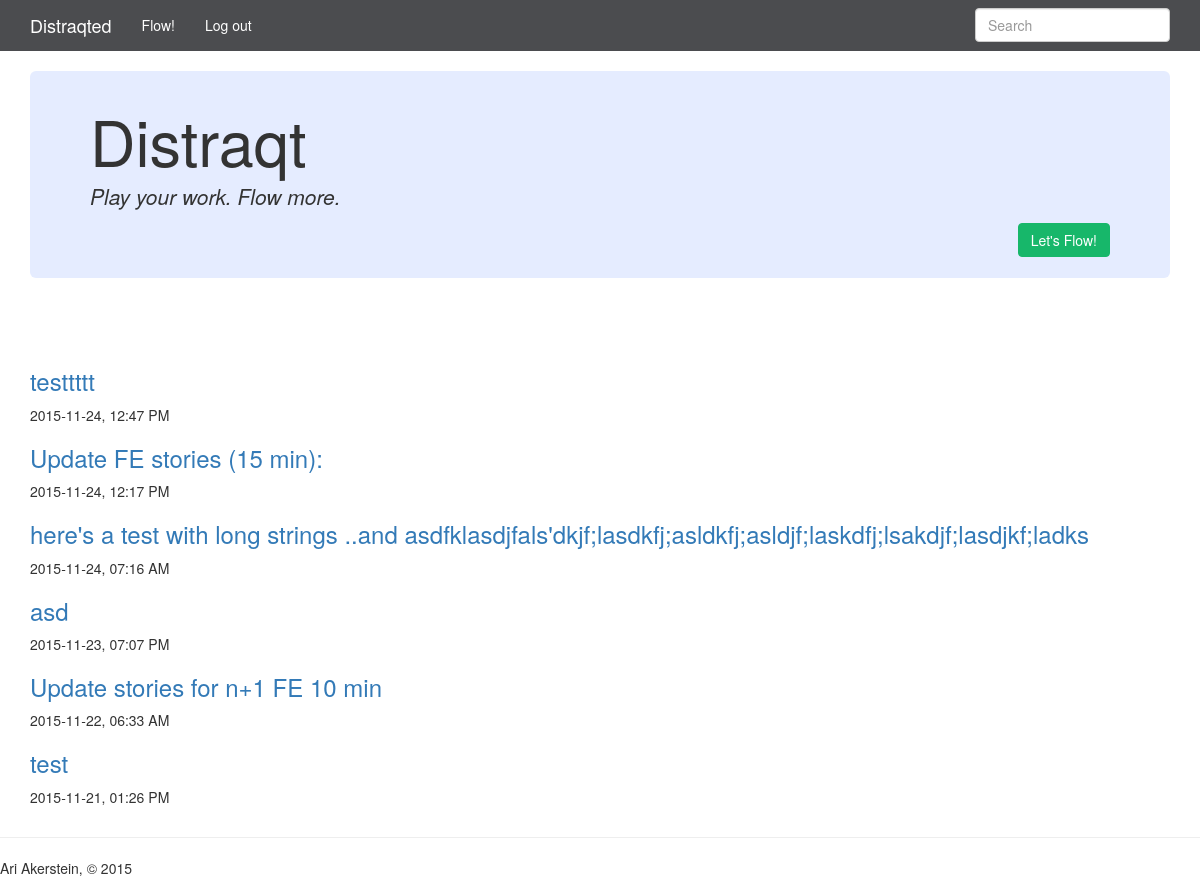
The page /drafts/ (signed in) on the database as committed earlier.
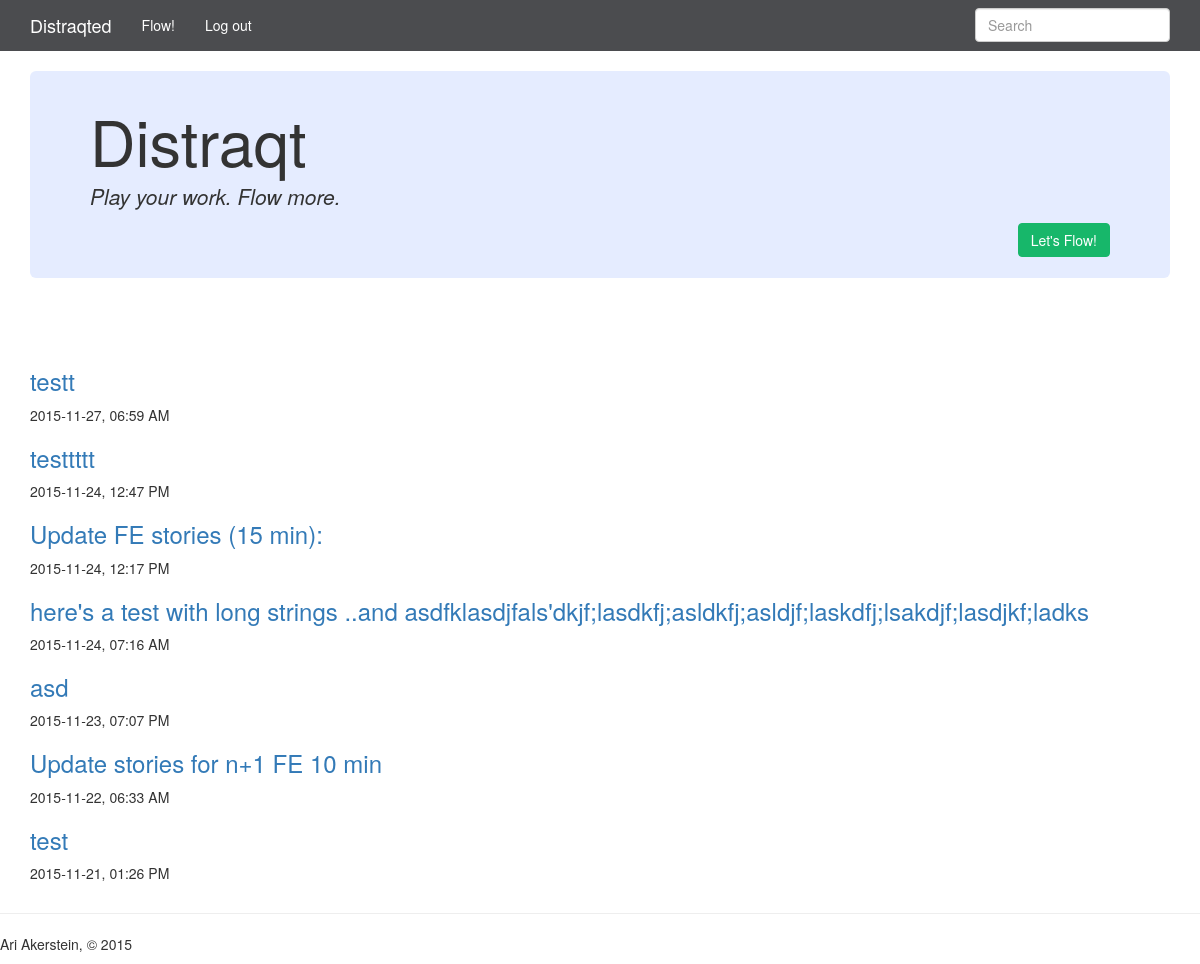
The same page on the database as committed later.
### app.py (models this page shows, shortened)
class Entry(flask_db.Model):
    title = CharField()
    slug = CharField(unique=True)
    content = TextField()
    published = BooleanField(index=True)
    timestamp = DateTimeField(default=datetime.datetime.now, index=True)
    @classmethod
    def drafts(cls):
        return Entry.select().where(Entry.published == False)

### app.py (the view)
    @classmethod
    def drafts(cls):
        return Entry.select().where(Entry.published == False)

### app.py (called while the page is built)
def login_required(fn):
    @functools.wraps(fn)
    def inner(*args, **kwargs):
        if session.get('logged_in'):
            return fn(*args, **kwargs)
        return redirect(url_for('login', next=request.path))
    return inner

@app.route('/drafts/')
@login_required
def drafts():
    query = Entry.drafts().order_by(Entry.timestamp.desc())
    return object_list('index.html', query, check_bounds=False)

### templates/index.html (shortened to what this page needs)
{% extends "base.html" %}
{% block content %}
  {% for entry in object_list %}
    {% if search %}
      {% set entry = entry.entry %}
    {% endif %}
    <h3>
      <a href="{% if entry.published %}{{ url_for('detail', slug=entry.slug) }}{% else %}{{ url_for('edit', slug=entry.slug) }}{% endif %}">
        {{ entry.title }}
      </a>
    </h3>
    <p>{{ entry.timestamp.strftime('%Y-%m-%d, %I:%M %p') }}</p>
  {% else %}
    <p>No entries have been created yet.</p>
  {% endfor %}
{% endblock %}

### templates/base.html (shortened to what this page needs)
<!doctype html>
<html>
  <head>
    <link rel=stylesheet type=text/css href="{{ url_for('static', filename='css/bootstrap.min.css') }}" />
    <link rel=stylesheet type=text/css href="{{ url_for('static', filename='css/hilite.css') }}" />
  </head>
  <body>
    <div class="navbar navbar-default navbar-static-top" role="navigation">
      <div class="container">
        <div class="navbar-header">
          <a class="navbar-brand" href="{{ url_for('index') }}">Distraqted</a>
        </div>
        <div class="navbar-collapse collapse">
          <ul class="nav navbar-nav">
            {% if session.logged_in %}
              <li><a href="{{ url_for('create') }}">Flow!</a></li>
              <li><a href="{{ url_for('logout') }}">Log out</a></li>
            {% endif %}
          </ul>
          {% block search_bar %}
            <form action="{{ url_for('index') }}" class="navbar-form navbar-right" id="search-form" method="get" role="search">
              <div class="form-group">
                <input class="form-control" name="q" placeholder="Search" type="text" value="{% if search %}{{ search }}{% endif %}">
              </div>
            </form>
          {% endblock %}
        </div>
      </div>
    </div>
<div class="container content">
  <div class="jumbotron" id="JumbotronBrand"><h1>Distraqt<h4><p><i>Play your work. Flow more.</p></i></h4></h1>
<a
        <button type="button" class="btn btn-primary pull-right"
        href="{{ url_for('create') }}">Let's Flow!</a></button>
        <br></br>
</div>
</div>
    <div class="container">
      {% block page_header %}
      <br></br>
      {% endblock %}
      {% block content %}{% endblock %}
</div>
{% block footer %}
      <footer>
        <hr />
        <p>Ari Akerstein, &copy; 2015</p>
      </footer>
{% endblock %}
  </body>
</html>

Rows that differ between the two databases and show on the page:
added Entry: title "testt", timestamp "2015-11-27, 06:59 AM"
